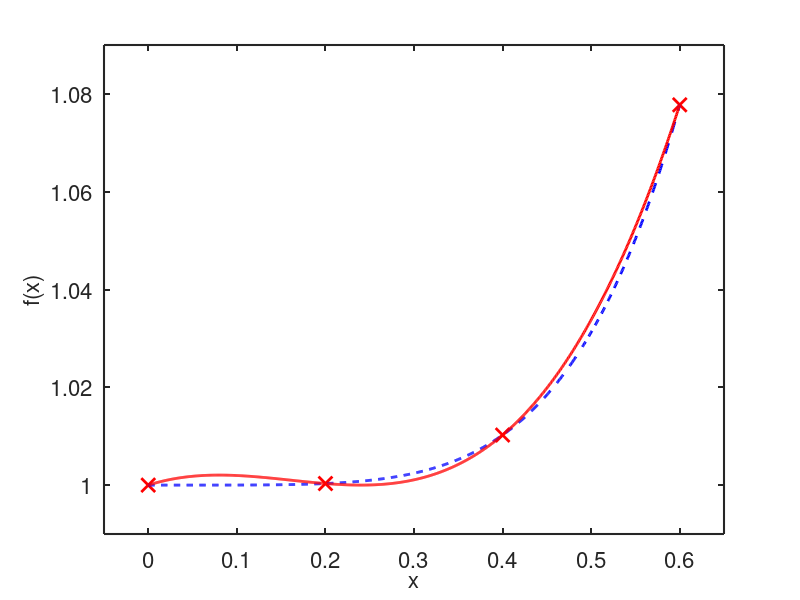

Here is the MATLAB script that generated this plot: (Note: this script raises an error after producing the figure.)
clc
clear all
close all

f = @(x) x.^5 + 1;

x = [0 0.2 0.4 0.6];
p3 = polyfit(x, f(x), 3)

x_plot = linspace(0, 0.6, 1000);
p3_plot = polyval(p3, x_plot);

figure
plot(x, f(x), 'rx','LineWidth', 2, 'MarkerSize', 10)
hold on, box on
plot(x_plot, f(x_plot), 'b--', 'LineWidth', 2)
plot(x_plot, p3_plot, 'r-', 'LineWidth', 2)
axis([-0.05 0.65 0.99 1.09])
set(gca, 'FontSize', 16)
set(gca, 'LineWidth', 1.5)
xlabel('x','FontSize',16)
ylabel('f(x)','FontSize',16)
leg = legend('nodes', 'f', 'p3', 'Location', 'nw');

err = max(abs(f(x_plot) - p3_plot))
err_estimate = 72*(0.2)^4/(4*4)

% This is consistent with the estimate.

% b)

s3_plot = interp1(x,f(x),x_plot);
plot(x_plot, s3_plot, 'g-','LineWidth', 2)
leg = legend('nodes', 'f', 'p3', 's3', 'Location', 'nw');

err = max(abs(f(x_plot) - s3_plot))
err_estimate = 1/8*0.2^2*20*(0.6)^3

% This is consistent with the estimate.